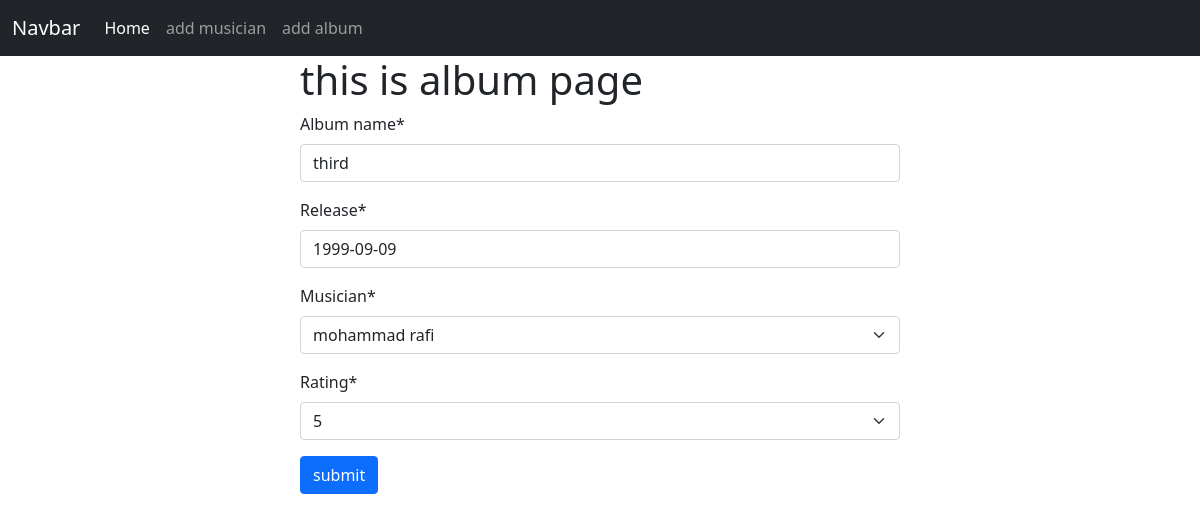
The app's page /album/edit/5 with its own data.
### albums/models.py (models this page shows, shortened)
class Album(models.Model):
    album_name = models.CharField(max_length=30)
    release = models.DateField()
    musician = models.ForeignKey(Musician, on_delete=models.CASCADE)
    choice = [('1', '1'),('2', '2'),('3', '3'),('4', '4'),('5', '5'),]
    rating = models.CharField(max_length=5,default='0',choices = choice)

### albums/views.py (the view)
# urls.py: path('edit/<int:id>',edit,name='edit'),
def edit(req, id):
    data = Album.objects.get(pk = id)
    form  = AlbumForm(instance=data)
    if req.method == 'POST':
        form = AlbumForm(req.POST, instance=data)
        if form.is_valid():
            print(form.cleaned_data)
            form.save()
            return redirect('home')
    return render(req, 'album.html', {'form':form})

### albums/forms.py
class AlbumForm(forms.ModelForm):
    class Meta:
        model = Album
        fields = '__all__'

### musicians/models.py (called while the page is built)
    def __str__(self) -> str:
        return f'{self.first_name} {self.last_name}'

### albums/templates/album.html (shortened to what this page needs)
{% extends "base.html" %} {% block content %} {% load crispy_forms_tags %}
<form action="" method="post" style="width: 50%; margin: auto">
  <h1>this is album page</h1>
  {{form | crispy}}
  <button class="btn btn-primary" type="submit">submit</button>
</form>
{% endblock content %}

### records on screen
Album: album_name "third", release "1999-09-09", musician "mohammad rafi", rating "5"
